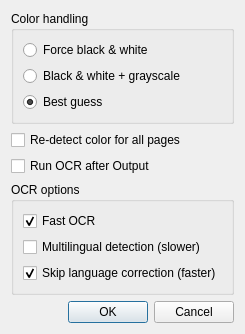
<?xml version="1.0" encoding="UTF-8"?>
<ui version="4.0">
 <class>AutoProcessDialog</class>
 <widget class="QDialog" name="AutoProcessDialog">
  <property name="windowModality">
   <enum>Qt::WindowModal</enum>
  </property>
  <property name="windowTitle">
   <string>Auto Process</string>
  </property>
  <layout class="QVBoxLayout" name="verticalLayout">
   <item>
    <widget class="QGroupBox" name="colorHandlingGroup">
     <property name="title">
      <string>Color handling</string>
     </property>
     <layout class="QVBoxLayout" name="colorHandlingLayout">
      <item>
       <widget class="QRadioButton" name="forceBlackAndWhiteButton">
        <property name="text">
         <string>Force black &amp;&amp; white</string>
        </property>
       </widget>
      </item>
      <item>
       <widget class="QRadioButton" name="blackAndWhiteAndGrayscaleButton">
        <property name="text">
         <string>Black &amp;&amp; white + grayscale</string>
        </property>
       </widget>
      </item>
      <item>
       <widget class="QRadioButton" name="bestGuessButton">
        <property name="text">
         <string>Best guess</string>
        </property>
        <property name="checked">
         <bool>true</bool>
        </property>
       </widget>
      </item>
     </layout>
   </widget>
   </item>
   <item>
    <widget class="QCheckBox" name="redetectColorCheckBox">
     <property name="toolTip">
      <string>Resets automatic color decisions for every page so they are detected again. Manual per-page color choices are preserved.</string>
     </property>
     <property name="text">
      <string>Re-detect color for all pages</string>
     </property>
    </widget>
   </item>
   <item>
    <widget class="QCheckBox" name="ocrCheckBox">
     <property name="toolTip">
      <string>Recognize text from the processed page images after Output.</string>
     </property>
     <property name="text">
      <string>Run OCR after Output</string>
     </property>
    </widget>
   </item>
   <item>
    <widget class="QGroupBox" name="ocrOptionsGroup">
     <property name="title">
      <string>OCR options</string>
     </property>
     <layout class="QVBoxLayout" name="ocrOptionsLayout">
      <item>
       <widget class="QCheckBox" name="fastOcrCheckBox">
        <property name="toolTip">
         <string>Use Vision's fast recognition mode. Turn this off when maximum recognition accuracy matters more than speed.</string>
        </property>
        <property name="text">
         <string>Fast OCR</string>
        </property>
        <property name="checked">
         <bool>true</bool>
        </property>
       </widget>
      </item>
      <item>
       <widget class="QCheckBox" name="multilingualOcrCheckBox">
        <property name="toolTip">
         <string>Detect multiple languages automatically. Leave this off to use the much faster system-language path.</string>
        </property>
        <property name="text">
         <string>Multilingual detection (slower)</string>
        </property>
       </widget>
      </item>
      <item>
       <widget class="QCheckBox" name="skipOcrLanguageCorrectionCheckBox">
        <property name="toolTip">
         <string>Skip Vision's language-model correction. On the 392-page test book this reduced total time from 2:48 to about 1:30 with a modest accuracy cost.</string>
        </property>
        <property name="text">
         <string>Skip language correction (faster)</string>
        </property>
        <property name="checked">
         <bool>true</bool>
        </property>
       </widget>
      </item>
     </layout>
    </widget>
   </item>
   <item>
    <widget class="QDialogButtonBox" name="buttonBox">
     <property name="orientation">
      <enum>Qt::Horizontal</enum>
     </property>
     <property name="standardButtons">
      <set>QDialogButtonBox::Cancel|QDialogButtonBox::Ok</set>
     </property>
    </widget>
   </item>
  </layout>
 </widget>
 <resources/>
 <connections>
  <connection>
   <sender>buttonBox</sender>
   <signal>accepted()</signal>
   <receiver>AutoProcessDialog</receiver>
   <slot>accept()</slot>
  </connection>
  <connection>
   <sender>buttonBox</sender>
   <signal>rejected()</signal>
   <receiver>AutoProcessDialog</receiver>
   <slot>reject()</slot>
  </connection>
 </connections>
</ui>
